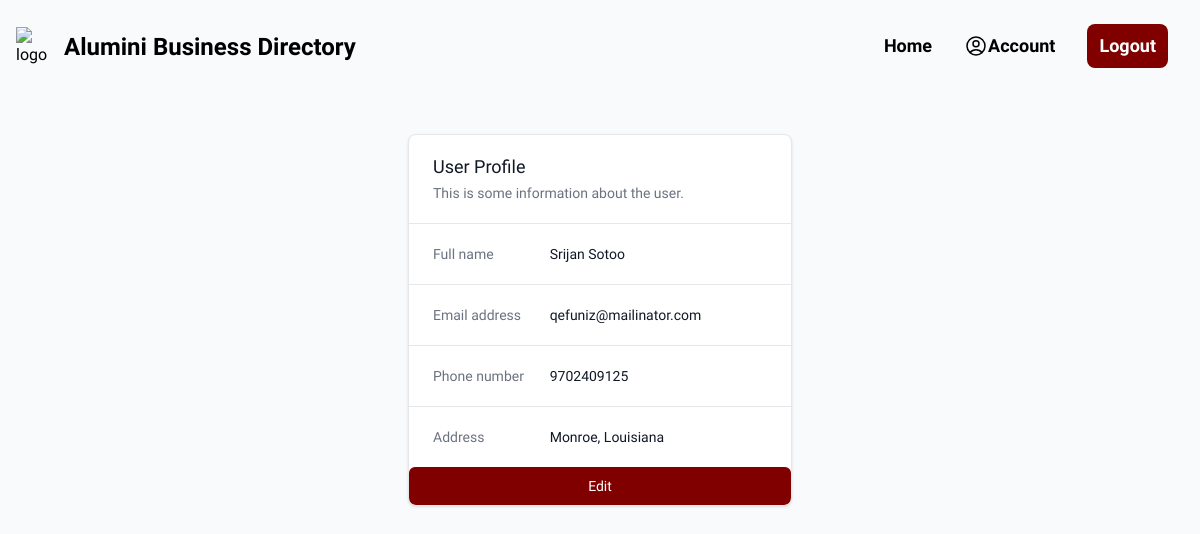
/account/ (signed in), run on the app's committed database.
### users/models.py (models this page shows, shortened)
class CustomUser(AbstractBaseUser, PermissionsMixin):
    id = models.CharField(
        _("ID"), primary_key=True, max_length=22, default=shortuuid.uuid, editable=False
    )
    email = models.EmailField(_("Email Address"), unique=True)
    full_name = models.CharField(_("Full Name"), max_length=100)
    phone_number = models.CharField(
        _("Phone Number"), max_length=15, null=True, blank=True
    )
    address = models.TextField(_("Address"), null=True, blank=True)
    is_active = models.BooleanField(_("Is Active"), default=True)
    is_staff = models.BooleanField(_("Is Staff"), default=False)
    date_joined = models.DateTimeField(_("Date Joined"), default=timezone.now)
    objects = CustomUserManager()
    USERNAME_FIELD = "email"
    REQUIRED_FIELDS = ["full_name"]
    class Meta:
        verbose_name = _("User")
        verbose_name_plural = _("Users")
        ordering = ["-date_joined"]

### alumini/views.py (the view)
# urls.py: path("account/", account, name="account"),
@login_required(login_url="login")
def account(request):
    user = request.user
    context = {"user": user}
    return render(request, "alumini/account.html", context)

### alumini/templates/alumini/account.html
{% extends "main.html" %} {% block content %}
<div
  class="bg-white overflow-hidden shadow rounded-lg border mx-auto max-w-sm my-10"
>
  <div class="px-4 py-5 sm:px-6">
    <h3 class="text-lg leading-6 font-medium text-gray-900">User Profile</h3>
    <p class="mt-1 max-w-2xl text-sm text-gray-500">
      This is some information about the user.
    </p>
  </div>
  <div class="border-t border-gray-200 px-4 py-5 sm:p-0">
    <dl class="sm:divide-y sm:divide-gray-200">
      <div class="py-3 sm:py-5 sm:grid sm:grid-cols-3 sm:gap-4 sm:px-6">
        <dt class="text-sm font-medium text-gray-500">Full name</dt>
        <dd class="mt-1 text-sm text-gray-900 sm:mt-0 sm:col-span-2">
          {{user.full_name}}
        </dd>
      </div>
      <div class="py-3 sm:py-5 sm:grid sm:grid-cols-3 sm:gap-4 sm:px-6">
        <dt class="text-sm font-medium text-gray-500">Email address</dt>
        <dd class="mt-1 text-sm text-gray-900 sm:mt-0 sm:col-span-2">
          {{user.email}}
        </dd>
      </div>
      <div class="py-3 sm:py-5 sm:grid sm:grid-cols-3 sm:gap-4 sm:px-6">
        <dt class="text-sm font-medium text-gray-500">Phone number</dt>
        <dd class="mt-1 text-sm text-gray-900 sm:mt-0 sm:col-span-2">
          {{user.phone_number}}
        </dd>
      </div>
      <div class="py-3 sm:py-5 sm:grid sm:grid-cols-3 sm:gap-4 sm:px-6">
        <dt class="text-sm font-medium text-gray-500">Address</dt>
        <dd class="mt-1 text-sm text-gray-900 sm:mt-0 sm:col-span-2">
          {{user.address}}
        </dd>
      </div>
    </dl>
  </div>
  <div>
    <a
      href="{% url 'edit_profile' %}"
      class="block w-full bg-[#800000] border border-transparent rounded-md py-2 px-4 text-sm text-center font-medium text-white hover:bg-[#801818]"
      >Edit</a
    >
  </div>
</div>
{% endblock %}

### data on the page
CustomUser: full_name "Srijan Sotoo", email "qefuniz@mailinator.com", phone_number "9702409125", address "Monroe, Louisiana"
